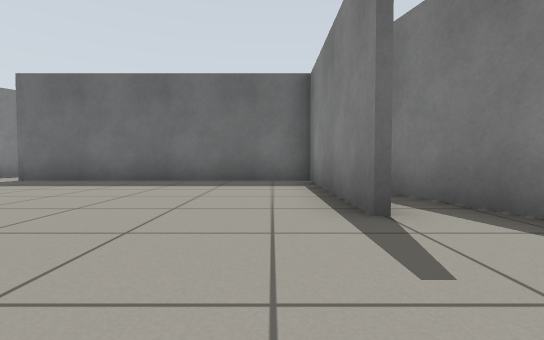
[1] (above)

24 first-person views from a walk through a robot-simulator world made for Gazebo. The camera is 0.5 m above the floor, tilts 2° down and sees 85° across. The floor is counted in squares, 1 m on a side. Each view is taken from the middle of a square. On the plan, view 1 faces up. The plan holds only what a view shows up to about 9 squares ahead; the rest is blank. Robots are left out.

[2]
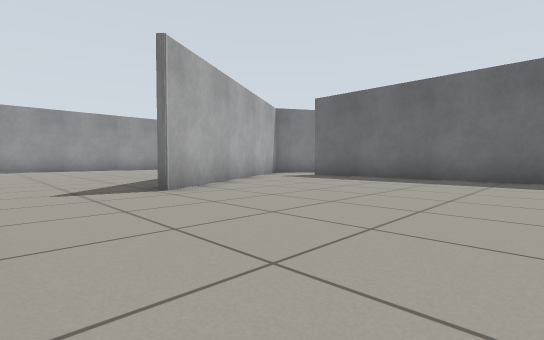

[3]
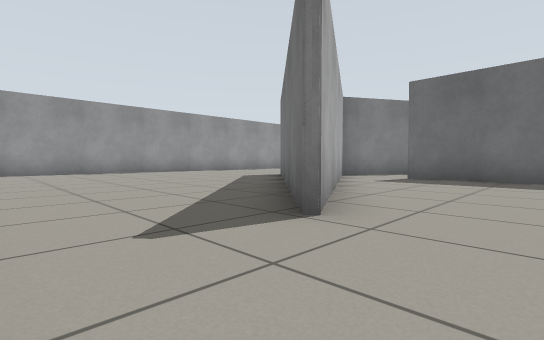

[4]
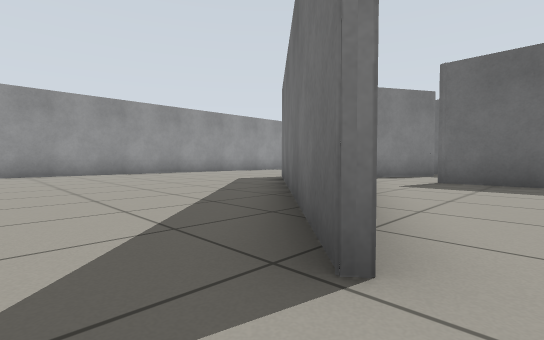

[5]
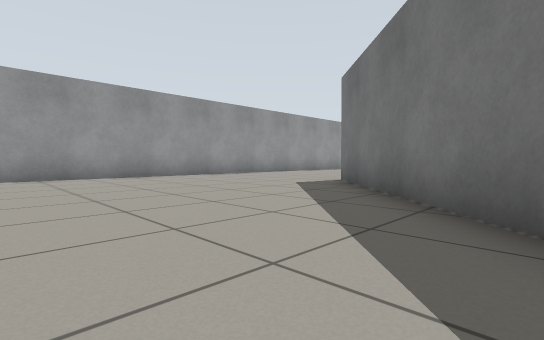

[6]
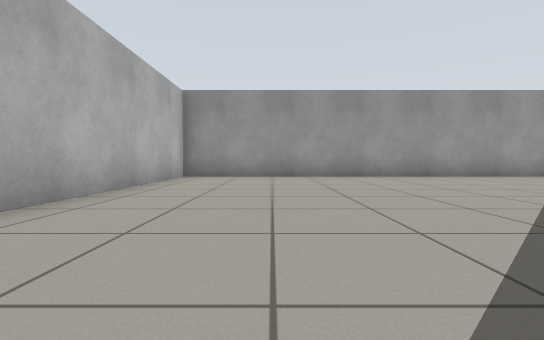

[7]
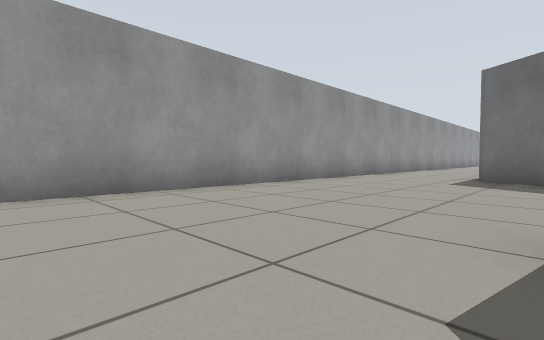

[8]
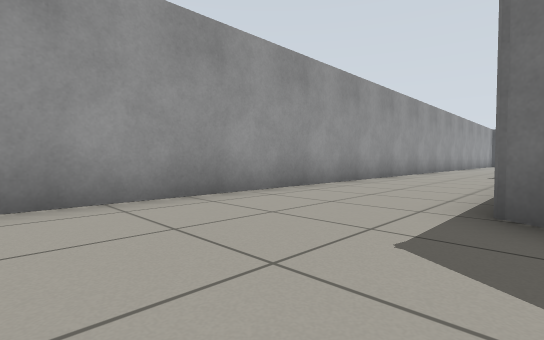

[9]
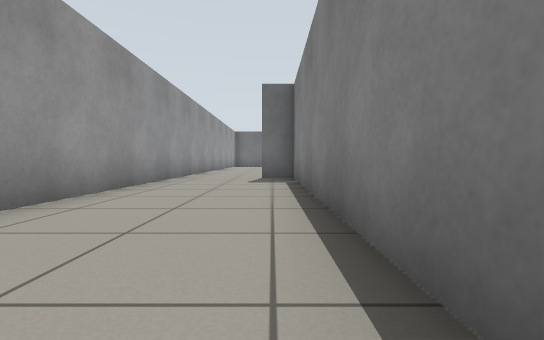

[10]
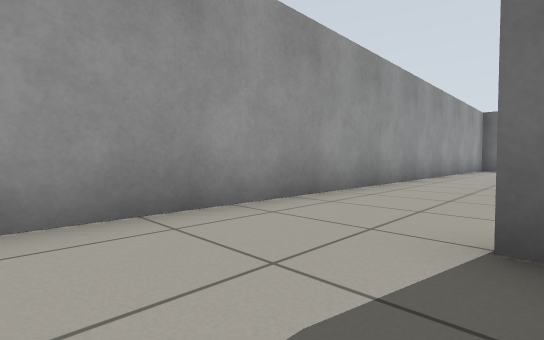

[11]
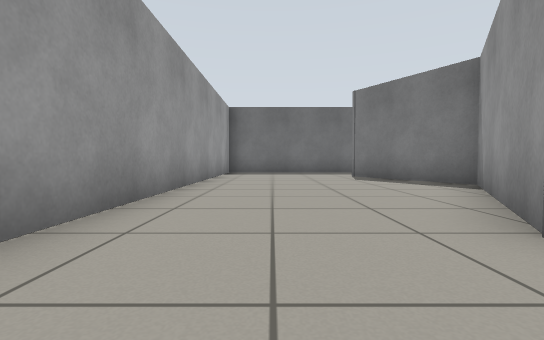

[12]
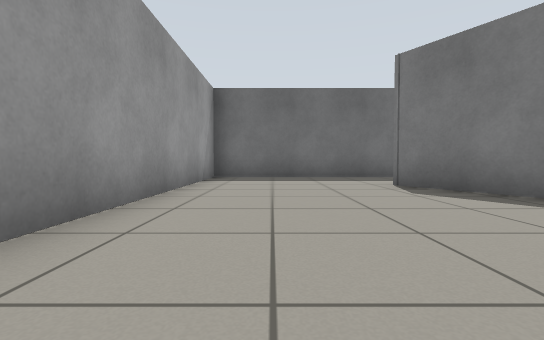

[13]
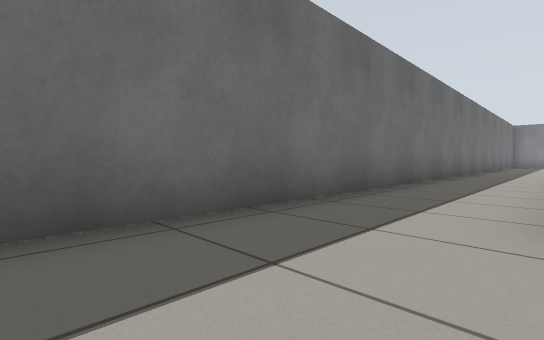

[14]
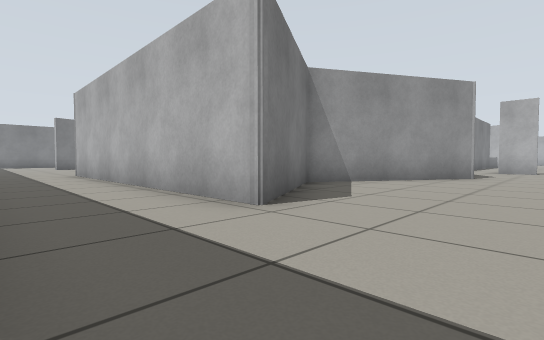

[15]
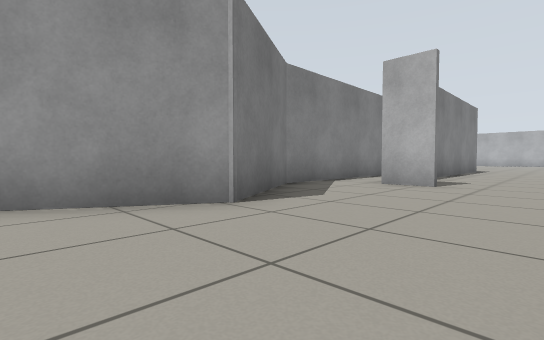

[16]
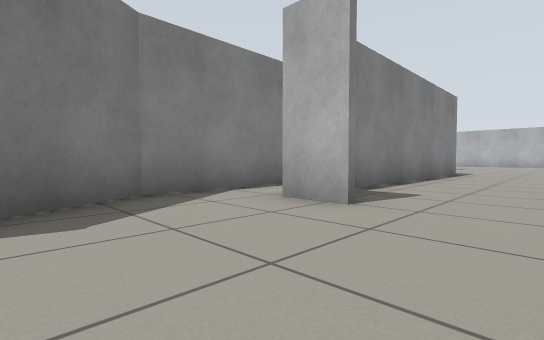

[17]
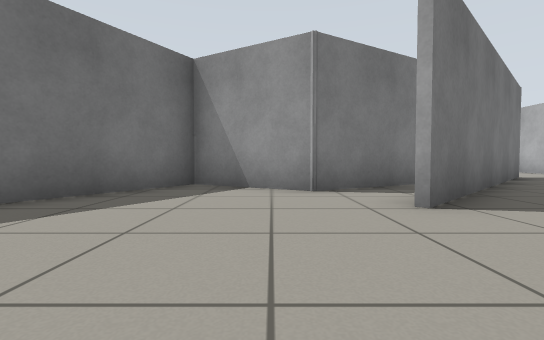

[18]
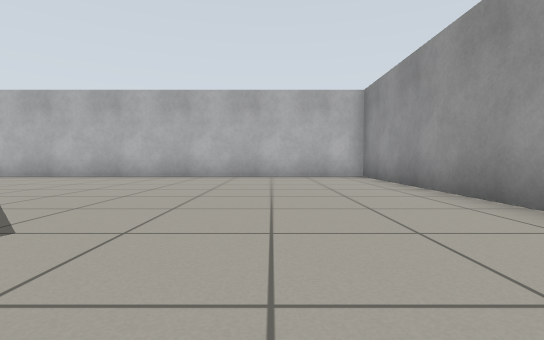

[19]
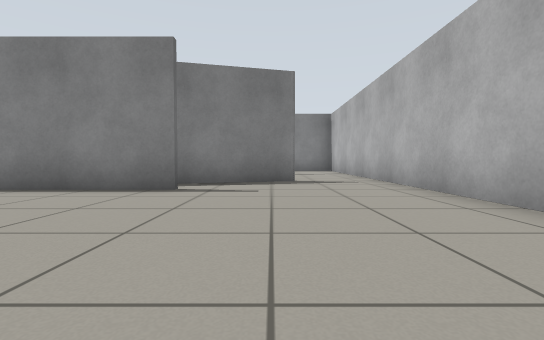

[20]
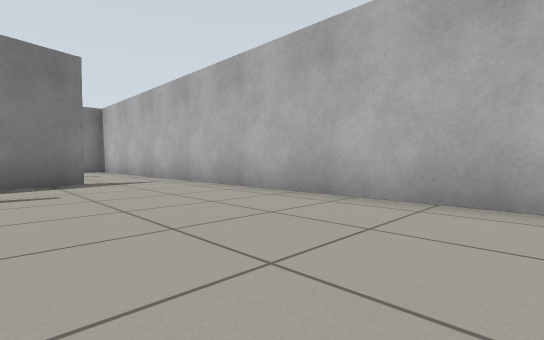

[21]
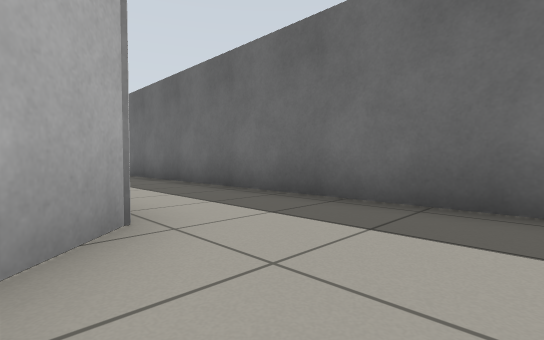

[22]
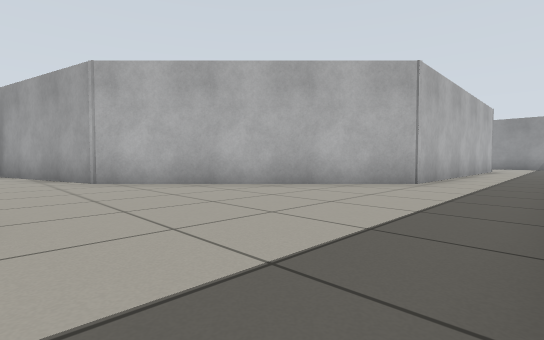

[23]
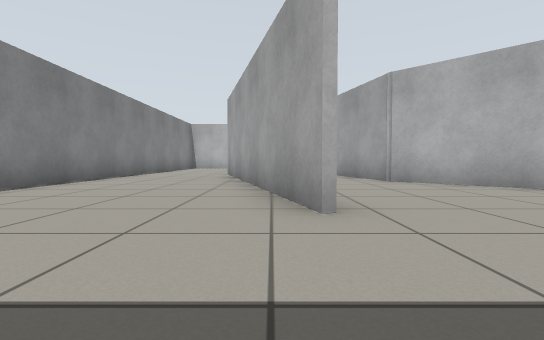

[24]
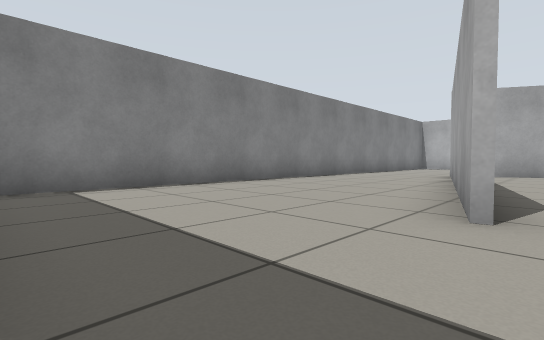

### Floor plan
Ten units are one square. View 1 is at (0, 0); x grows to the right and y downward. Boxes are objects, and circles mark ways between rooms. Rooms are numbered by the first view taken in them; rooms with no view inside come last. Other rooms are left out.
<svg viewBox="-151 -339 252 360">
<path fill="none" stroke="#000" d="M-70 -50 -83 -73 -70 -96 -115 -121M-73 -59 -45 -11M-47 -11 -100 -64M-114 -126 -114 -199 -124 -199M9 -25 9 -70 -60 -70M28 -5 17 -45M-146 -214 -146 16 35 16M-124 -201 -113 -201M-98 -174 -98 -214 -112 -239 -89 -279 -107 -308 -24 -308M-1 -334 -146 -334 -146 -214M45 -303 64 -232M96 -239 96 -329M-24 -308 23 -261 26 -252M26 -252 35 -216M44 -220 55 -226"/>
<circle cx="-135" cy="-215" r="3" fill="#2a7"/>
<circle cx="-15" cy="-325" r="3" fill="#2a7"/>
<circle cx="40" cy="-260" r="3" fill="#2a7"/>
<text x="-90" y="-40">1</text>
<text x="-110" y="-290">2</text>
<text x="60" y="-270">3</text>
<text x="40" y="-240">4</text>
</svg>
Room 1 opens to room 2. Room 2 opens to room 3. Room 3 opens to room 4.

Where each view was taken, in squares from view 1:
view 1: 0 up, 0 right, facing up
view 2: 1 down, 0 right, facing up-left
view 3: 1 down, 3 left, facing up-left
view 4: 0 up, 4 left, facing up-left
view 5: 0 up, 6 left, facing up-left
view 6: 1 up, 6 left, facing left
view 7: 4 up, 10 left, facing up-left
view 8: 9 up, 11 left, facing up-left
view 9: 12 up, 12 left, facing up
view 10: 18 up, 12 left, facing up-left
view 11: 22 up, 13 left, facing up
view 12: 25 up, 13 left, facing up
view 13: 31 up, 13 left, facing up-right
view 14: 33 up, 13 left, facing down-right
view 15: 26 up, 14 left, facing down-right
view 16: 23 up, 14 left, facing down-right
view 17: 8 up, 13 left, facing right
view 18: 7 up, 12 left, facing down
view 19: 1 up, 4 left, facing right
view 20: 2 up, 4 left, facing down-right
view 21: 30 up, 0 right, facing up-left
view 22: 33 up, 4 right, facing down-left
view 23: 33 up, 5 right, facing down
view 24: 33 up, 4 right, facing down-right
